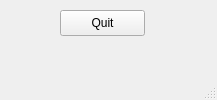
<?xml version="1.0" encoding="UTF-8"?>
<ui version="4.0">
 <class>MainWindow</class>
 <widget class="QMainWindow" name="MainWindow">
  <property name="geometry">
   <rect>
    <x>0</x>
    <y>0</y>
    <width>217</width>
    <height>100</height>
   </rect>
  </property>
  <property name="windowTitle">
   <string>MainWindow</string>
  </property>
  <widget class="QWidget" name="centralwidget">
   <widget class="QPushButton" name="btnQuit">
    <property name="geometry">
     <rect>
      <x>60</x>
      <y>10</y>
      <width>85</width>
      <height>26</height>
     </rect>
    </property>
    <property name="text">
     <string>Quit</string>
    </property>
   </widget>
  </widget>
  <widget class="QMenuBar" name="menubar">
   <property name="geometry">
    <rect>
     <x>0</x>
     <y>0</y>
     <width>217</width>
     <height>21</height>
    </rect>
   </property>
  </widget>
  <widget class="QStatusBar" name="statusbar"/>
 </widget>
 <resources/>
 <connections/>
</ui>
